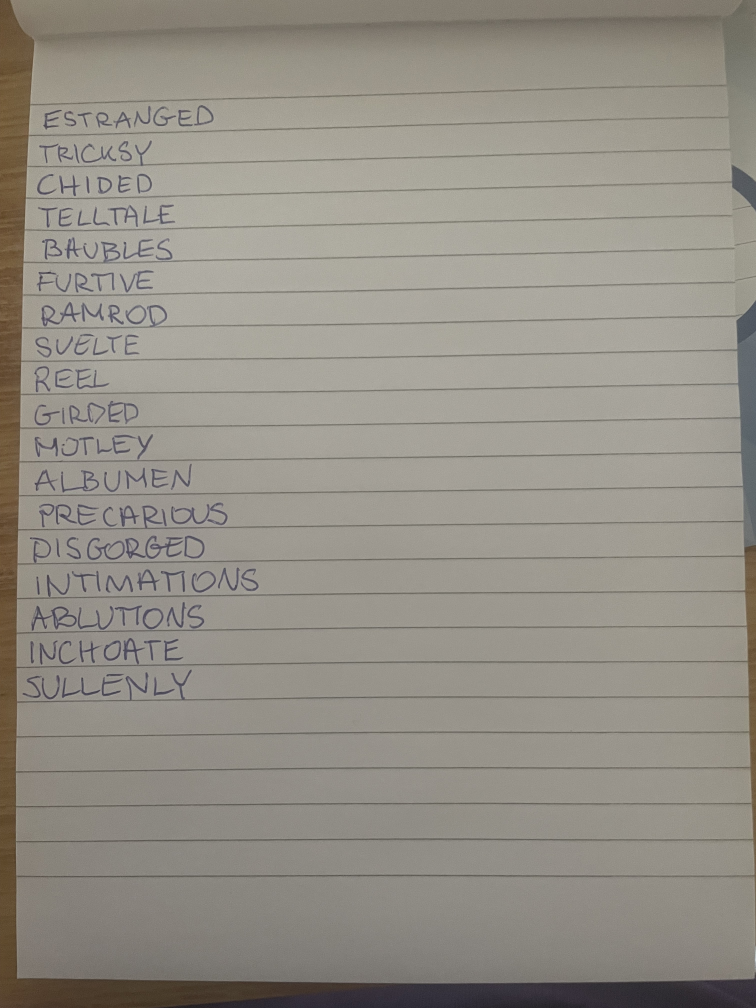
#> input picture test_pic_C_list.jpeg, 3024 x 4032 px (shown at 1/4 size)
$ python -i OCR_1.py   (imports and definitions only)
#> lines starting #> are read from the running program, lines starting #| are printed output that depends on the picture; after the words box and inside, x2 and y2 are one past the last pixel; in counts of white or black regions, pixels touching at a corner belong together
import cv2
#import matplotlib.pyplot as plt
#import matplotlib
from PIL import Image
import numpy as np
import easyocr


def preprocess_text_image(image, debug=False):
    """
    Comprehensive preprocessing function for text detection and OCR.

    Args:
        image: PIL Image or numpy array (grayscale or RGB)
        debug: bool, if True shows intermediate steps

    Returns:
        PIL Image: Preprocessed binary image optimized for text detection
    """
#> called with debug = False

    # Convert PIL Image to numpy array if needed
    if isinstance(image, Image.Image):
        img_array = np.array(image)
    else:
        img_array = np.array(image, dtype=np.uint8)

    # Ensure proper data type
    img_array = img_array.astype(np.uint8)

    # Convert to grayscale if RGB
    if len(img_array.shape) == 3:
        gray = cv2.cvtColor(img_array, cv2.COLOR_RGB2GRAY)
    else:
        gray = img_array.copy()

    # Ensure uint8 type
    gray = gray.astype(np.uint8)
    original_gray = gray.copy()

    # Step 1: Noise reduction with bilateral filter (preserves edges)
    denoised = cv2.bilateralFilter(gray, 9, 75, 75)

    # Step 2: Contrast enhancement with CLAHE
    clahe = cv2.createCLAHE(clipLimit=2.0, tileGridSize=(8, 8))
    enhanced = clahe.apply(denoised)

    # Step 3: Deskewing (rotation correction)
    def detect_skew_angle(image):
        # Use Hough Line Transform to detect dominant angle
        edges = cv2.Canny(image, 50, 150, apertureSize=3)
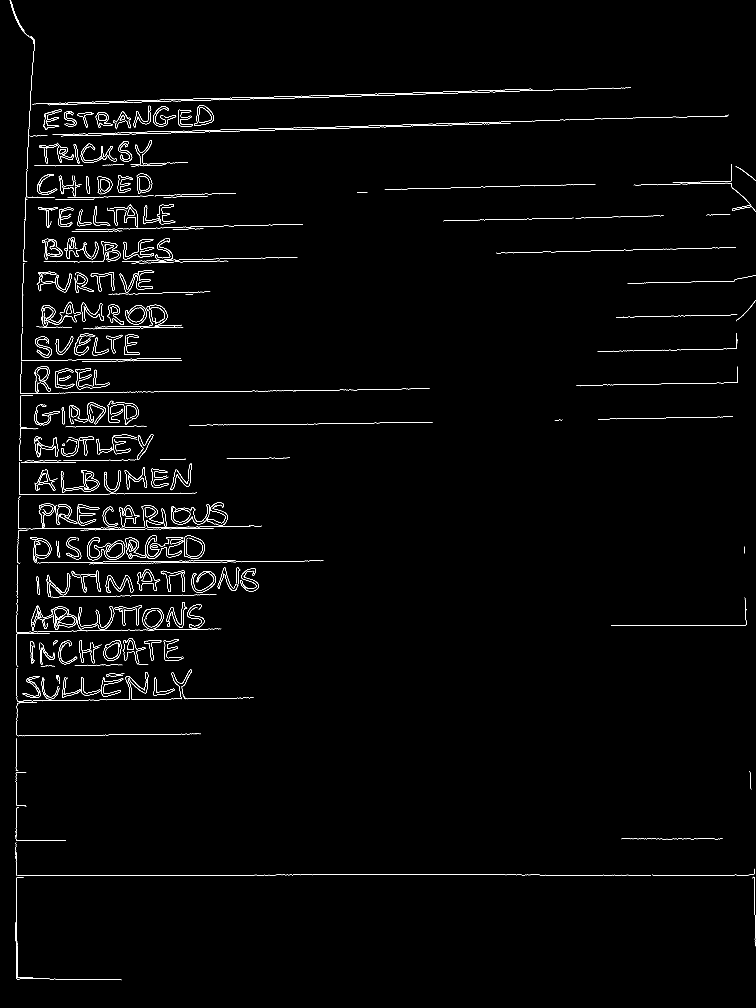
#> edges: shape (4032, 3024) (shown at 1/4 size); 0.85% white in thin lines or dots
        lines = cv2.HoughLines(edges, 1, np.pi / 180, threshold=100)

        if lines is not None:
            angles = []
            for rho, theta in lines[:, 0]:
                angle = theta * 180 / np.pi
                # Focus on near-horizontal lines
                if 85 < angle < 95 or -5 < angle < 5:
                    angles.append(angle if angle < 45 else angle - 90)
#> this loop made 3511 passes
#> (rho, theta, angle) on passes 1 to 3: (3501, 1.57, 90), (110, 0.0175, 1), (1718, 1.55, 89)
#> after the loop, angles = 741 values, max 5 at index 37, min -4 at index 438, mean 1.3

            if angles:
                return np.median(angles)
        return 0

    skew_angle = detect_skew_angle(enhanced)
#> skew_angle = 1
    if abs(skew_angle) > 0.5:  # Only correct if angle is significant
        center = (enhanced.shape[1] // 2, enhanced.shape[0] // 2)
#> center = (1512, 2016)
        rotation_matrix = cv2.getRotationMatrix2D(center, skew_angle, 1.0)
#> rotation_matrix = [[1, 0.0175, -34.95], [-0.0175, 1, 26.7]]
        deskewed = cv2.warpAffine(enhanced, rotation_matrix,
                                  (enhanced.shape[1], enhanced.shape[0]),
                                  flags=cv2.INTER_CUBIC,
                                  borderMode=cv2.BORDER_REPLICATE)
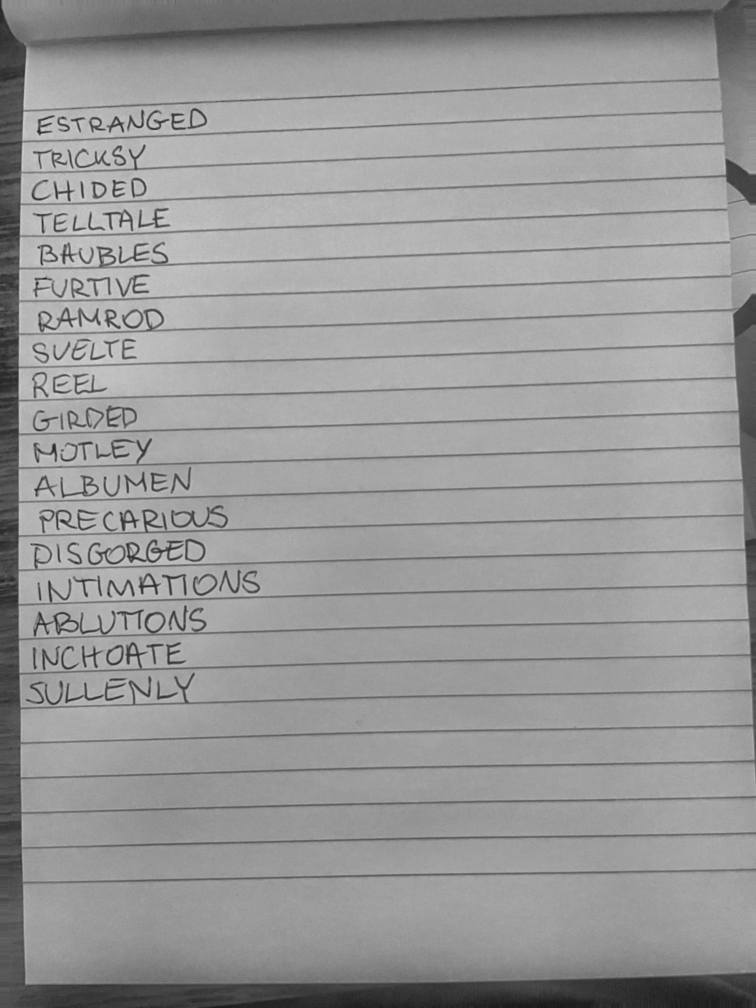
#> deskewed: shape (4032, 3024) (shown at 1/4 size); min 24, max 212, mean 152.4
    else:
        deskewed = enhanced

    # Step 4: Advanced binarization using adaptive thresholding
    # Try multiple methods and combine

    # Method 1: Otsu's thresholding
    _, otsu_binary = cv2.threshold(deskewed, 0, 255, cv2.THRESH_BINARY + cv2.THRESH_OTSU)
#> otsu_binary: shape (4032, 3024); 83.5% white; 717 black regions (520 under 20 px), largest, box (x1, y1, x2, y2) and area: (0, 0, 3024, 4032) 1705304, (196, 632, 3024, 820) 27343, (310, 570, 2901, 688) 13395

    # Method 2: Adaptive Gaussian thresholding
    adaptive_gaussian = cv2.adaptiveThreshold(deskewed, 255,
                                              cv2.ADAPTIVE_THRESH_GAUSSIAN_C,
                                              cv2.THRESH_BINARY, 11, 2)
#> adaptive_gaussian: shape (4032, 3024); 86.2% white; 251476 black regions (246635 under 20 px), largest, box (x1, y1, x2, y2) and area: (23, 171, 3024, 2689) 227603, (57, 2569, 3024, 3942) 106422, (83, 632, 3024, 821) 22553

    # Method 3: Adaptive Mean thresholding
    adaptive_mean = cv2.adaptiveThreshold(deskewed, 255,
                                          cv2.ADAPTIVE_THRESH_MEAN_C,
                                          cv2.THRESH_BINARY, 15, 3)
#> adaptive_mean: shape (4032, 3024); 85.4% white; 108325 black regions (94438 under 20 px), largest, box (x1, y1, x2, y2) and area: (0, 171, 3024, 3957) 552678, (80, 1076, 3024, 1209) 23572, (88, 452, 2903, 694) 23374

    # Combine methods using weighted average
    combined = cv2.addWeighted(otsu_binary, 0.4, adaptive_gaussian, 0.3, 0)
    combined = cv2.addWeighted(combined, 1.0, adaptive_mean, 0.3, 0)
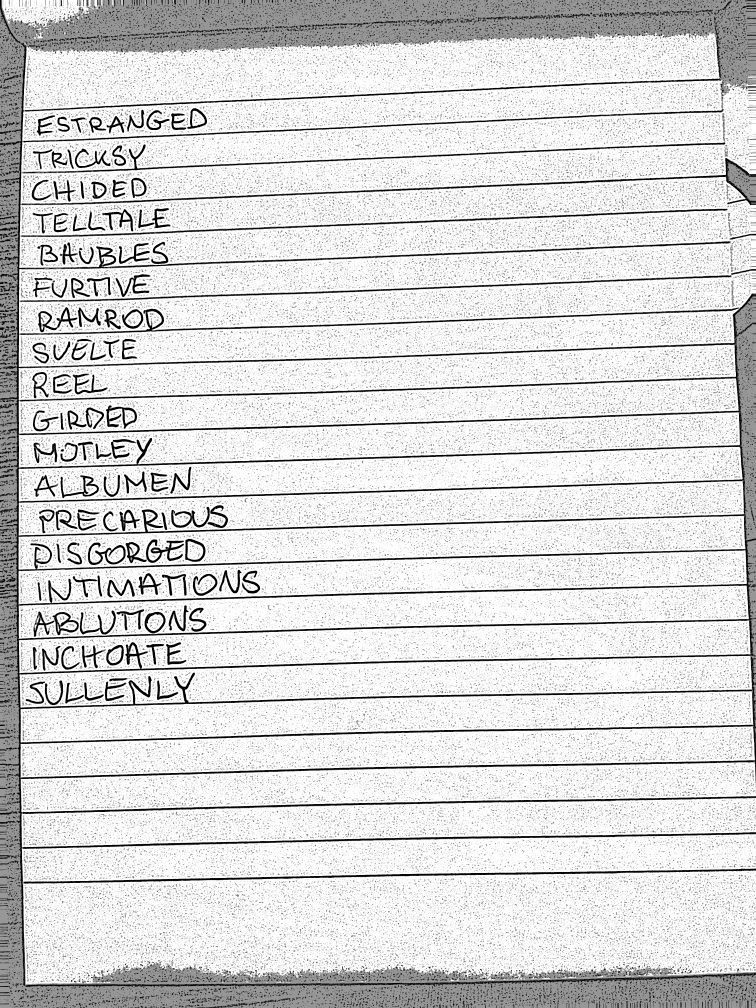
#> combined: shape (4032, 3024) (shown at 1/4 size); min 0, max 254, mean 215.6
    _, combined_binary = _, otsu_binary  # cv2.threshold(combined, 127, 255, cv2.THRESH_BINARY)

    # Step 5: Morphological operations to clean up text
    # Create kernels for different operations
    kernel_small = cv2.getStructuringElement(cv2.MORPH_ELLIPSE, (2, 2))
    kernel_medium = cv2.getStructuringElement(cv2.MORPH_RECT, (3, 1))
    kernel_line = cv2.getStructuringElement(cv2.MORPH_RECT, (1, 3))

    # Remove small noise
    cleaned1 = cv2.morphologyEx(combined_binary, cv2.MORPH_OPEN, kernel_small)
#> cleaned1: shape (4032, 3024); 83.5% white; 417 black regions (228 under 20 px), largest, box (x1, y1, x2, y2) and area: (0, 0, 3024, 4032) 1708269, (197, 633, 3024, 821) 27234, (311, 571, 2902, 689) 13405

    # Connect broken characters
    cleaned2 = cv2.morphologyEx(cleaned1, cv2.MORPH_CLOSE, kernel_medium)
#> cleaned2: shape (4032, 3024); 83.5% white; 328 black regions (135 under 20 px), largest, box (x1, y1, x2, y2) and area: (0, 0, 3024, 4032) 1705605, (197, 633, 3024, 821) 27202, (311, 571, 2902, 689) 13382

    # Fill small gaps in vertical strokes
    cleaned = combined_binary  # cv2.morphologyEx(cleaned1, cv2.MORPH_CLOSE, kernel_line)
    # until here works fine
    # Step 6: Remove small connected components (noise)
    num_labels, labels, stats, centroids = cv2.connectedComponentsWithStats(
        255 - cleaned, connectivity=8)
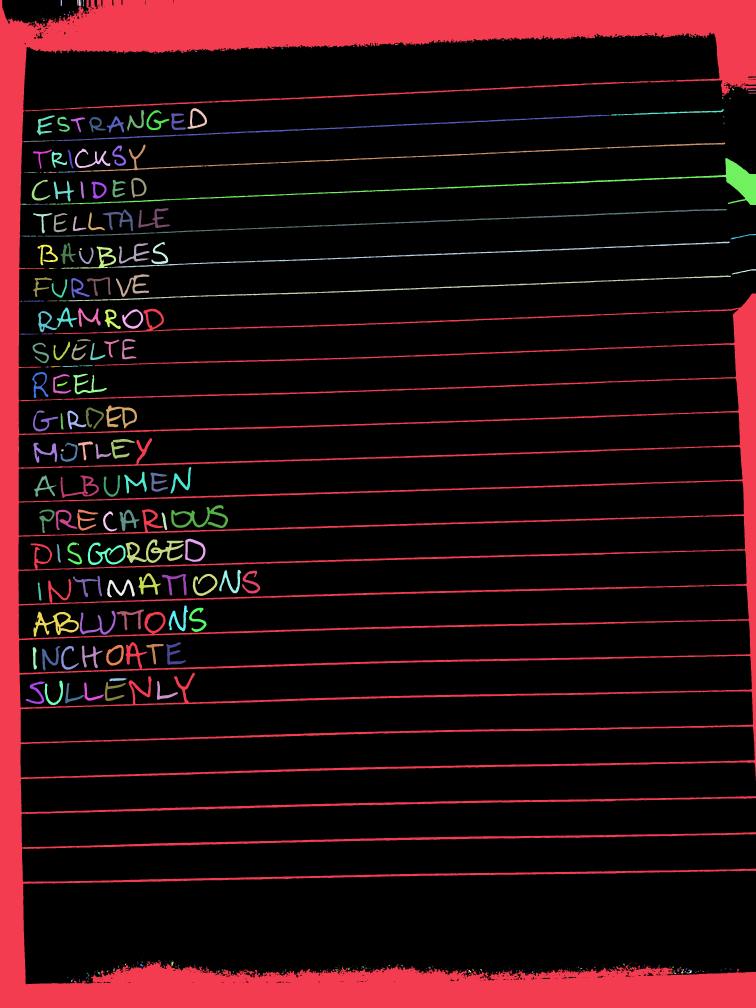
#> labels: shape (4032, 3024) int32 (shown at 1/4 size); 718 distinct labels, from 0 to 717; one colour per label, 0 black
#> num_labels = 718; stats = 718 rows, first 6: [9, 0, 3015, 3937, 10180804], [0, 0, 3024, 4032, 1705304], [243, 0, 5, 24, 116], [308, 0, 3, 23, 60], [314, 0, 11, 25, 228], [331, 0, 4, 26, 63]; centroids = 718 pairs, first value 32 to 3019, second value 9.95 to 3928

    # Calculate size threshold based on image dimensions
    min_component_size = max(10, (cleaned.shape[0] * cleaned.shape[1]) // 5000)
#> min_component_size = 2438

    # Create mask for components to keep
    mask = np.zeros_like(cleaned)
    for i in range(1, num_labels):  # Skip background (label 0)
        if stats[i, cv2.CC_STAT_AREA] > min_component_size:
            mask[labels == i] = 255
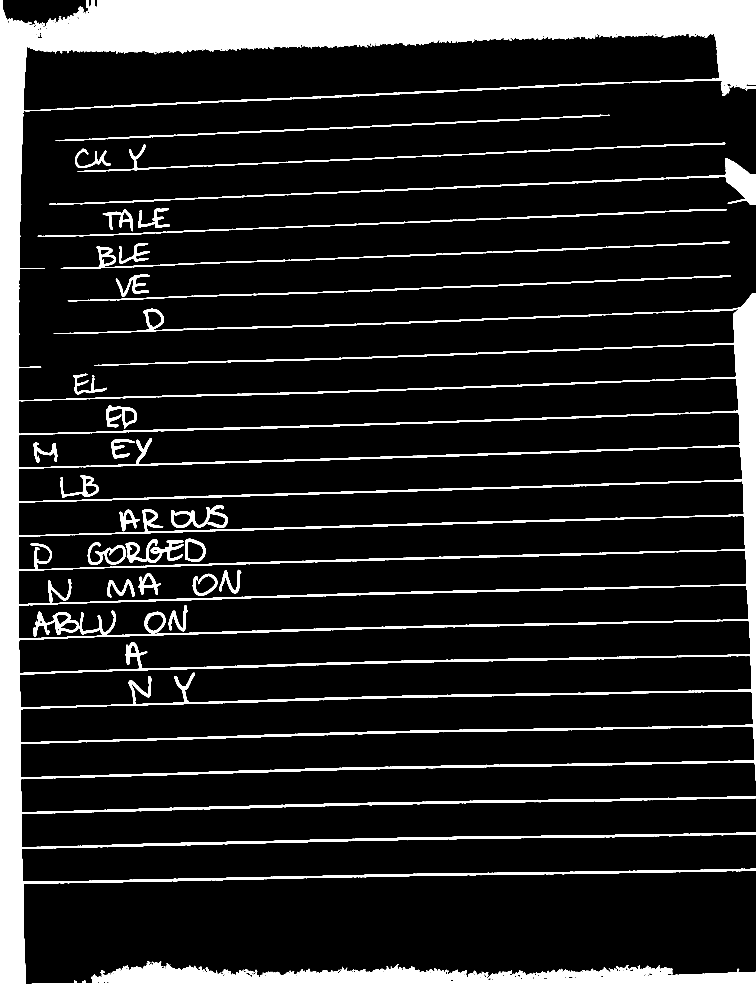
#> mask: shape (4032, 3024) (shown at 1/4 size); 15.3% white; 30 white regions, largest, box (x1, y1, x2, y2) and area: (0, 0, 3024, 4032) 1705304, (196, 632, 3024, 820) 27343, (310, 570, 2901, 688) 13395

    # Apply mask (invert because we're working with white text on black background internally)
    final_binary = 255 - mask
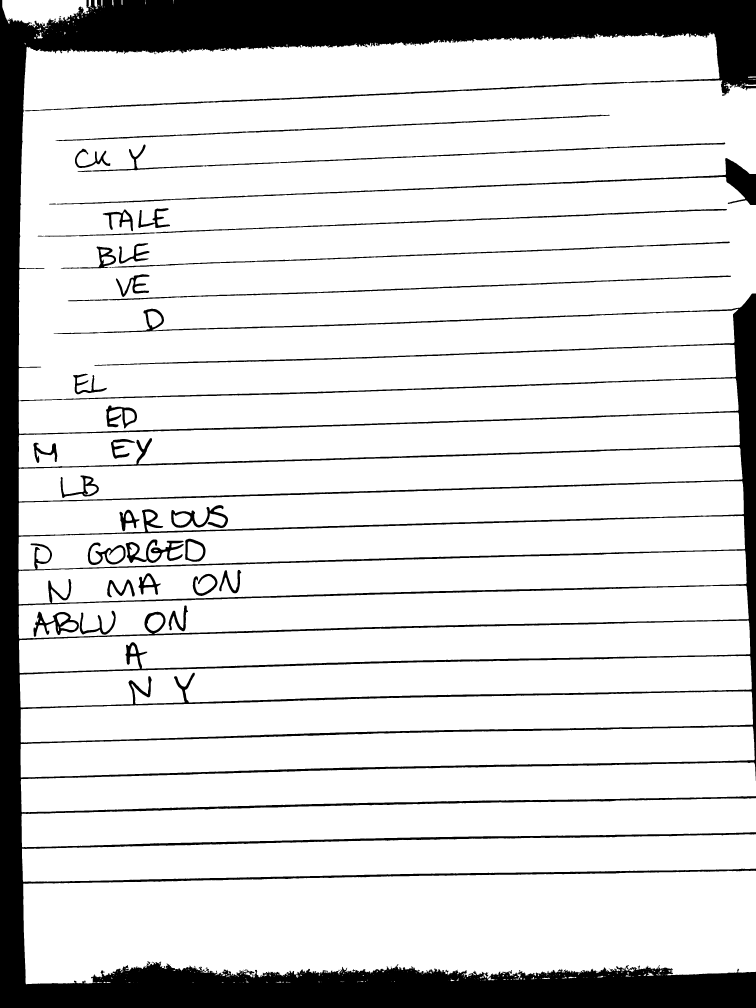
#> final_binary: shape (4032, 3024) (shown at 1/4 size); 84.7% white; 30 black regions, largest, box (x1, y1, x2, y2) and area: (0, 0, 3024, 4032) 1705304, (196, 632, 3024, 820) 27343, (310, 570, 2901, 688) 13395

    # Step 7: Final cleanup - ensure proper contrast
    final_binary = np.array(cleaned, dtype=np.uint8)
    _, final_binary = cv2.threshold(final_binary, 127, 255, cv2.THRESH_BINARY)

    # Debug visualization
    if debug:
        # fig, axes = plt.subplots(2, 4, figsize=(16, 8))
        # axes = axes.ravel()
        #
        # images = [
        #     (original_gray, 'Original'),
        #     (denoised, 'Denoised'),
        #     (enhanced, 'CLAHE Enhanced'),
        #     (deskewed, 'Deskewed'),
        #     (otsu_binary, 'Otsu Binary'),
        #     (adaptive_gaussian, 'Adaptive Gaussian'),
        #     (combined_binary, 'Combined Binary'),
        #     (final_binary, 'Final Result')
        # ]
        #
        # for i, (img, title) in enumerate(images):
        #     axes[i].imshow(img, cmap='gray')
        #     axes[i].set_title(title)
        #     axes[i].axis('off')
        #
        # plt.tight_layout()
        # plt.show()

        print(f"Detected skew angle: {skew_angle:.2f} degrees")
        print(f"Minimum component size threshold: {min_component_size} pixels")
        print(f"Removed {num_labels - 1 - np.sum(np.unique(mask) == 255)} small components")

    # Convert back to PIL Image
    return final_binary


# [65 lines left out: functions preprocess_for_ocr, read_with_easyocr, not called in this run]

>>> import cv2
>>> picture = cv2.cvtColor(cv2.imread('test_pic_C_list.jpeg'), cv2.COLOR_BGR2RGB)
>>> result = preprocess_text_image(picture)
